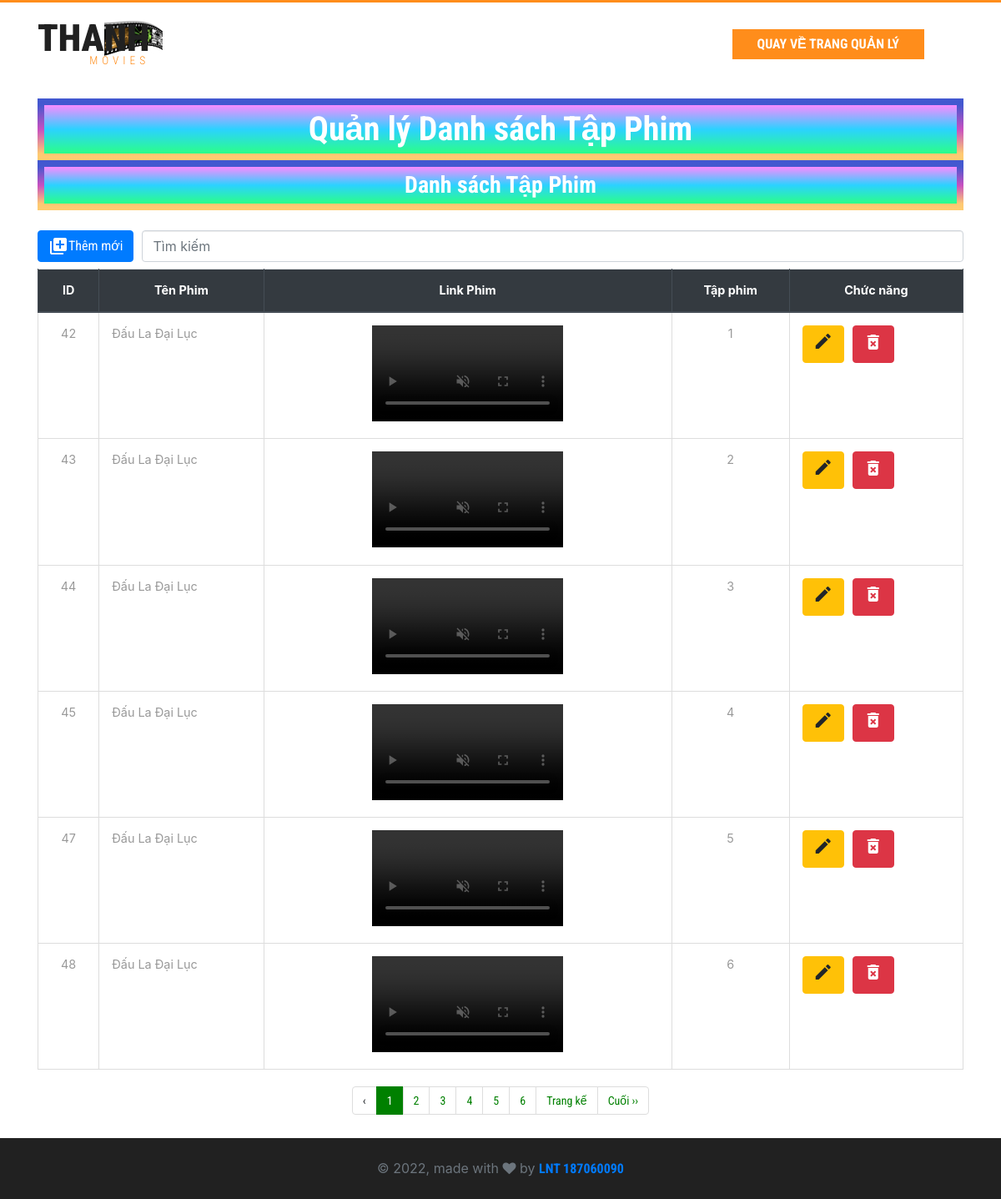
Screenshot of /admin/episodes/index.php with the database file from the repository.
### tables this page shows
CREATE TABLE IF NOT EXISTS `episodes` (
  `id` int(11) NOT NULL AUTO_INCREMENT,
  `linkphim` longtext DEFAULT NULL,
  `episode` int(11) DEFAULT NULL,
  `moive_id` int(11) DEFAULT NULL,
  PRIMARY KEY (`id`) USING BTREE,
  KEY `moive_id` (`moive_id`),
  CONSTRAINT `FK_episodes_moives` FOREIGN KEY (`moive_id`) REFERENCES `movies` (`id`)
);

CREATE TABLE IF NOT EXISTS `movies` (
  `id` int(11) NOT NULL AUTO_INCREMENT,
  `title_movie` varchar(100) DEFAULT NULL,
  `description` longtext DEFAULT NULL,
  `status` int(11) DEFAULT NULL,
  `image` varchar(255) DEFAULT NULL,
  `year` year(4) DEFAULT NULL,
  `list_episodes` int(255) DEFAULT NULL,
  `category_id` int(11) DEFAULT NULL,
  `genre_id` int(11) DEFAULT NULL,
  `country_id` int(11) DEFAULT NULL,
  PRIMARY KEY (`id`),
  KEY `category_id` (`category_id`),
  KEY `genre_id` (`genre_id`),
  KEY `country_id` (`country_id`),
  CONSTRAINT `FK_moives_categories` FOREIGN KEY (`category_id`) REFERENCES `categories` (`id`),
  CONSTRAINT `FK_moives_countries` FOREIGN KEY (`country_id`) REFERENCES `countries` (`id`),
  CONSTRAINT `FK_moives_genres` FOREIGN KEY (`genre_id`) REFERENCES `genres` (`id`)
);

### admin/episodes/index.php (the view, shortened to what this page needs)
<!DOCTYPE html>
<html lang="en">
<head>
    <link href="/web-xem-phim/assets/css/bootstrap.css" rel="stylesheet" type="text/css" media="all" />
    <link href="/web-xem-phim/assets/css/style.css" rel="stylesheet" type="text/css" media="all" />
    <link rel="stylesheet" href="/web-xem-phim/assets/css/contactstyle.css" type="text/css" media="all" />
    <link rel="stylesheet" href="/web-xem-phim/assets/css/faqstyle.css" type="text/css" media="all" />
    <link href="/web-xem-phim/assets/css/single.css" rel='stylesheet' type='text/css' />
    <link href="/web-xem-phim/assets/css/medile.css" rel='stylesheet' type='text/css' />
    <link href="/web-xem-phim/assets/css/jquery.slidey.min.css" rel="stylesheet">
    <link href="/web-xem-phim/assets/css/popuo-box.css" rel="stylesheet" type="text/css" media="all" />
    <link rel="stylesheet" href="/web-xem-phim/assets/css/font-awesome.min.css" />
    <link href="/web-xem-phim/assets/css/owl.carousel.css" rel="stylesheet" type="text/css" media="all">
    <link href="/web-xem-phim/thong-tin-phim/assets/css/style.css" rel="stylesheet" type="text/css" media="all">
    <?php include_once(__DIR__ . '/../../frontend/layouts/styles.php'); ?>
</head>
<body>
    <div class="header">
        <div class="container">
            <div class="w3layouts_logo">
                <a href="/web-xem-phim/index.php">
                    <h1>Thanh<span>Movies</span></h1>
                </a>
            </div>
            <div class="w3l_sign_in_register">
                <ul>
                    <li><a href="/web-xem-phim/admin/index.php">Quay về trang quản lý</a></li>
                </ul>
            </div>
            <div class="clearfix"> </div>
        </div>
    </div>
    <main role="main" class="mb-2">
        <div class="container mt-2">
            <div class="full borderf">
                <h1 class="tieu-de">Quản lý Danh sách Tập Phim</h1>
            </div>
            <?php
            include_once __DIR__ . '/../../dbconnect.php';
            $sqlTapPhim = "
            SELECT epi.id, epi.moive_id, epi.linkphim,epi.episode, mv.title_movie
            FROM episodes epi
            JOIN movies mv ON epi.moive_id = mv.id
            ORDER BY mv.title_movie, epi.episode
            ";
            $resultTapPhim = mysqli_query($conn, $sqlTapPhim);
            ?>
        </div>
        <div class="container">
            <div class="full borderf">
                <h3 class="text-movies">Danh sách Tập Phim</h3>
            </div>
            <br>
            <div class="row">
                <div class="col">
                    <div style="display: flex;">
                        <a href="insert.php" class="btn btn-primary mb-2">
                            <div style="display: flex;">
                                <i class="material-icons">library_add</i>
                                Thêm mới
                            </div>
                        </a>
                        <input style="margin-left: 10px" type="text" class="timkiem form-control" name="" value="" placeholder="Tìm kiếm">
                    </div>
                    <table class="table table-bordered">
                        <thead class="thead-dark" style="text-align: center;">
                            <tr>
                                <th>ID</th>
                                <th>Tên Phim</th>
                                <th>Link Phim</th>
                                <th>Tập phim</th>
                                <th>Chức năng</th>
                            </tr>
                        </thead>
                        <tbody class="danhsach">
                            <?php
                            include_once __DIR__ . '/../../dbconnect.php';
                            if (isset($_GET['page_no']) && $_GET['page_no'] != "") {
                                $page_no = $_GET['page_no'];
                            } else {
                                $page_no = 1;
                            }
                            $total_records_per_page = 6;
                            $offset = ($page_no - 1) * $total_records_per_page;
                            $previous_page = $page_no - 1;
                            $next_page = $page_no + 1;
                            $result_count = mysqli_query($conn, "SELECT COUNT(*) As total_records FROM episodes epi
                            JOIN movies mv ON epi.moive_id = mv.id ORDER BY mv.title_movie, epi.episode");
                            $total_records = mysqli_fetch_array($result_count);
                            $total_records = $total_records['total_records'];
                            $total_no_of_pages = ceil($total_records / $total_records_per_page);
                            $result = mysqli_query($conn, "SELECT epi.id, epi.moive_id, epi.linkphim,epi.episode, mv.title_movie
                            FROM episodes epi
                            JOIN movies mv ON epi.moive_id = mv.id ORDER BY mv.title_movie, epi.episode LIMIT $offset, $total_records_per_page");
                            $dataTapPhim = [];
                            while ($item = mysqli_fetch_array($result, MYSQLI_ASSOC)) {
                                $dataTapPhim[] = array(
                                    'episodes_id' => $item['id'],
                                    'episodes_moive_id' => $item['moive_id'],
                                    'episodes_linkphim' => $item['linkphim'],
                                    'episodes_episode' => $item['episode'],
                                    'title_movie' => $item['title_movie'],
                                );
                            }
                            ?>
                            <?php foreach ($dataTapPhim as $item) : ?>
                                <tr>
                                    <td style="text-align: center;"><?= $item['episodes_id'] ?></td>
                                    <td><?= $item['title_movie'] ?></td>
                                    <td style="text-align: center;">
                                        <video width="50%" height="50%" loop="true" controls="controls" id="vid" muted>
                                            <source src="/web-xem-phim/xem-phim/link-phim/<?= $item['episodes_linkphim'] ?>" type="video/mp4">
                                        </video>
                                    </td>
                                    <td style="text-align: center;"><?= $item['episodes_episode'] ?></td>
                                    <td style="justify-content: center">
                                        <div style="display: flex;">
                                            <a title="Chỉnh sửa" href="update.php?episodes_id=<?= $item['episodes_id'] ?>" class="btn btn-warning">
                                                <i class="material-icons">edit</i>
                                            </a>
                                            <div style="border:1px #ddd none;height:10px;width:10px "></div>
                                            <button title="Xóa" type="button" class="btn btn-danger btnDelete" data-episodes_id="<?= $item['episodes_id'] ?>">
                                                <i class="material-icons">delete_forever</i>
                                            </button>
                                        </div>
                                    </td>
                                </tr>
                            <?php endforeach; ?>
                        </tbody>
                    </table>
                    <nav aria-label="Page navigation example">
                        <ul class="pagination justify-content-center">
                            <li <?php if ($page_no <= 1) {
                                    echo "class='disabled'";
                                } ?>>
                                <a <?php if ($page_no > 1) {
                                        echo "href='?page_no=$previous_page'";
                                    } ?>>&lsaquo;</a>
                            </li>
                            <?php
                            if ($total_no_of_pages <= 10) {
                                for ($counter = 1; $counter <= $total_no_of_pages; $counter++) {
                                    if ($counter == $page_no) {
                                        echo "<li class='active'><a>$counter</a></li>";
                                    } else {
                                        echo "<li><a href='?page_no=$counter'>$counter</a></li>";
                                    }
                                }
                            }
                            ?>
                            <li <?php if ($page_no >= $total_no_of_pages) {
                                    echo "class='disabled'";
                                } ?>>
                                <a <?php if ($page_no < $total_no_of_pages) {
                                        echo "href='?page_no=$next_page'";
                                    } ?>>Trang kế</a>
                            </li>
                            <?php if ($page_no < $total_no_of_pages) {
                                echo "<li><a href='?page_no=$total_no_of_pages'>Cuối &rsaquo;&rsaquo;</a></li>";
                            } ?>
                        </ul>
                    </nav>
                </div>
            </div>
        </div>
    </main>
    <?php include_once __DIR__ . '/../../admin/footer.php' ?>
</body>
</html>

### assets/css/style.css (style rules this page uses)
html, body { font-size: 100%; font-family: 'Roboto Condensed', sans-serif; background:#ffffff; }
ul li,ol li { font-size:14px; }
h1,h2,h3,h4,h5,h6,a { font-family: 'Roboto Condensed', sans-serif; margin:0; }
ul,label { margin:0; padding:0; }
input[type="submit"],.agileinfo_chat a,.w3ls_footer_grid1_left p a,.w3l_sign_in_register ul li a,.w3ls_footer_grid1_right ul li a,.w3_customer_email_right a,ul.dropdown-menu.multi-column ul li a { transition:.5s ease-in; -webkit-transition:.5s ease-in; -moz-transition:.5s ease-in; -o-transition:.5s ease-in; -ms-transition:.5s ease-in; }
.header { padding: 1em 0; border-top: 3px solid #FF8D1B; }
.w3layouts_logo { float:left; }
.w3layouts_logo a { display:block; text-decoration:none; }
.w3layouts_logo a h1 { font-size: 2.8em; color: #212121; text-transform: uppercase; background: url(../images/1.jpg) no-repeat 80px 6px; padding-right: 1.67em; font-weight: 900; padding-bottom: .3em; }
.w3layouts_logo a h1 span { color: #FF8D1B; font-size: .3em; display: block; font-weight: 300; letter-spacing: 5px; text-align: right; line-height: 0; }
.w3l_sign_in_register { float: right; margin-top:1em; width: 25%; }
.w3l_sign_in_register ul li a { color: #fff; display: inline-block; text-transform: uppercase; text-decoration: none; background: #FF8D1B; text-align: center; padding: 6px 30px; font-weight: bold; }
.w3l_sign_in_register ul li { display:inline-block; color:#212121; font-size:1em; }
.w3l_sign_in_register ul li i,.w3l_sign_in_register ul li:first-child { padding-right:1em; }
.table > thead > tr > th, .table > tbody > tr > th, .table > tfoot > tr > th, .table > thead > tr > td, .table > tbody > tr > td, .table > tfoot > tr > td { border-top: none !important; }
.pagination > .active > a, .pagination > .active > span, .pagination > .active > a:hover, .pagination > .active > span:hover, .pagination > .active > a:focus, .pagination > .active > span:focus { z-index: 0; }
.table td, .table>tbody>tr>td, .table>tbody>tr>th, .table>tfoot>tr>td, .table>tfoot>tr>th, .table>thead>tr>td, .table>thead>tr>th { padding: 15px!important; }
.table > thead > tr > th, .table > tbody > tr > th, .table > tfoot > tr > th, .table > thead > tr > td, .table > tbody > tr > td, .table > tfoot > tr > td { font-size: 0.9em; color: #999; border-top: none !important; }

### assets/css/contactstyle.css (style rules this page uses)
html, body { font-size: 100%; font-family: 'Roboto Condensed', sans-serif; background:#ffffff; }
ul li,ol li { font-size:14px; }
h1,h2,h3,h4,h5,h6,a { font-family: 'Roboto Condensed', sans-serif; margin:0; }
ul,label { margin:0; padding:0; }

### assets/css/faqstyle.css (style rules this page uses)
html, body { font-size: 100%; font-family: 'Roboto Condensed', sans-serif; background:#ffffff; }
ul li,ol li { font-size:14px; }
h1,h2,h3,h4,h5,h6,a { font-family: 'Roboto Condensed', sans-serif; margin:0; }
ul,label { margin:0; padding:0; }

### assets/css/single.css (style rules this page uses)
html, body { font-size: 100%; font-family: 'Roboto Condensed', sans-serif; }

### assets/css/medile.css (style rules this page uses)
html, body { font-size: 100%; font-family: 'Roboto Condensed', sans-serif; background:#ffffff; margin: 0; }
p,ul li,ol li { margin:0; font-size:14px; }
h1,h2,h3,h4,h5,h6 { margin:0; }
ul,label { margin:0; padding:0; }

### thong-tin-phim/assets/css/style.css (style rules this page uses)
.tieu-de { margin: 0; background: linear-gradient(#FA8BFF, #2BD2FF, #2BFF88); color: #fff; font-weight: bold; text-align: center; padding: 5px; width: 100%; }
.text-movies { margin: 0; background: linear-gradient(#FA8BFF, #2BD2FF, #2BFF88); color: #fff; font-weight: bold; text-align: center; padding: 5px; width: 100%; }
.pagination>li>a { background-color: white; color: green; }
.pagination>.active>a { color: white !important; background-color: green; border: solid 1px green; }
.borderf { font-size: 1.6rem; display: grid; place-items: center; border: 8px solid; }
.full { border-image: linear-gradient(#4158D0, #C850C0, #FFCC70) 1; }

### rows the page displays
episodes: id "42", moive.title_movie "Đấu La Đại Lục", episode "1"
episodes: id "43", moive.title_movie "Đấu La Đại Lục", episode "2"
episodes: id "44", moive.title_movie "Đấu La Đại Lục", episode "3"
episodes: id "45", moive.title_movie "Đấu La Đại Lục", episode "4"
episodes: id "47", moive.title_movie "Đấu La Đại Lục", episode "5"
episodes: id "48", moive.title_movie "Đấu La Đại Lục", episode "6"
